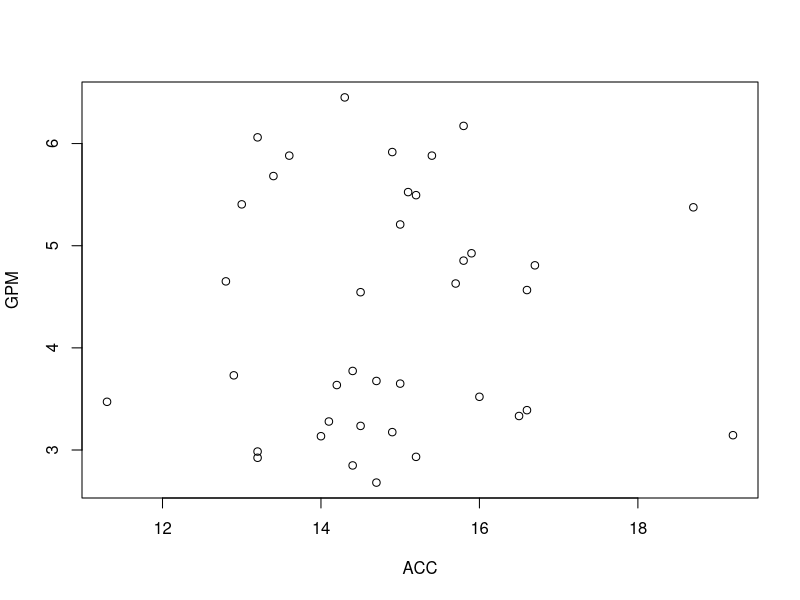
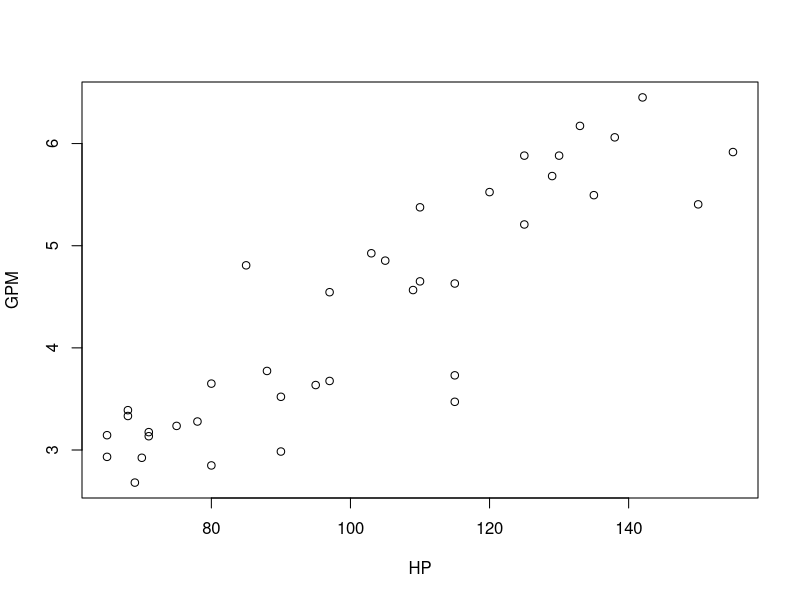
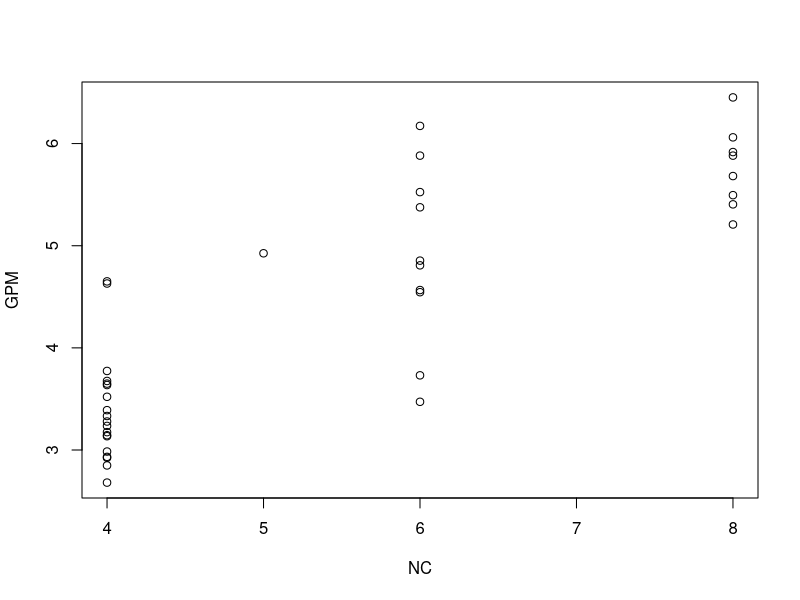
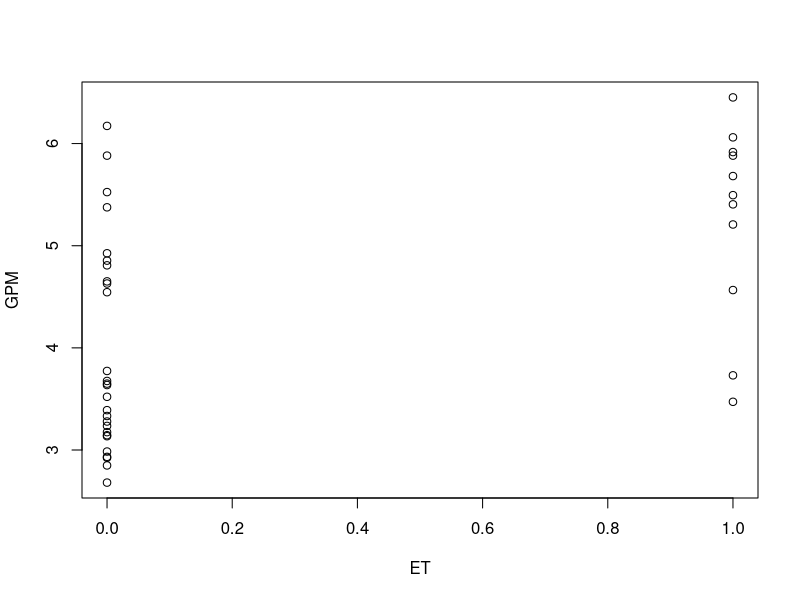
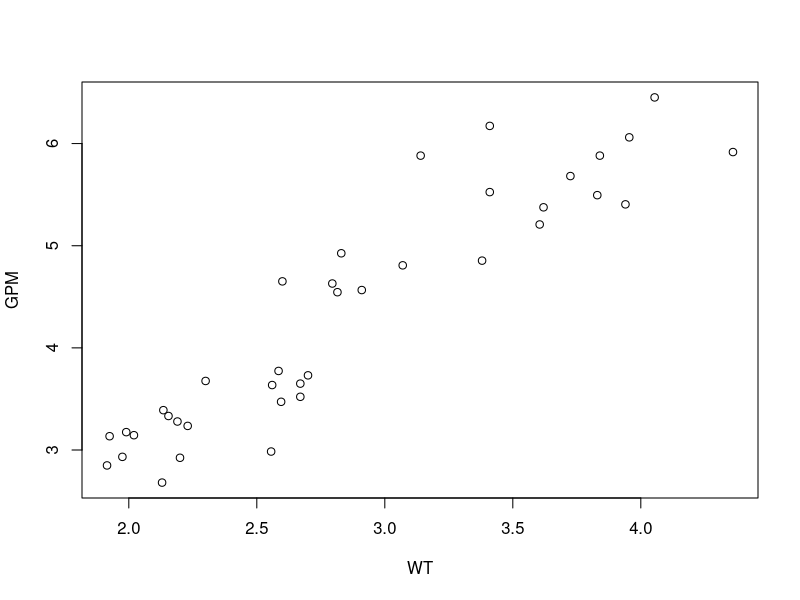
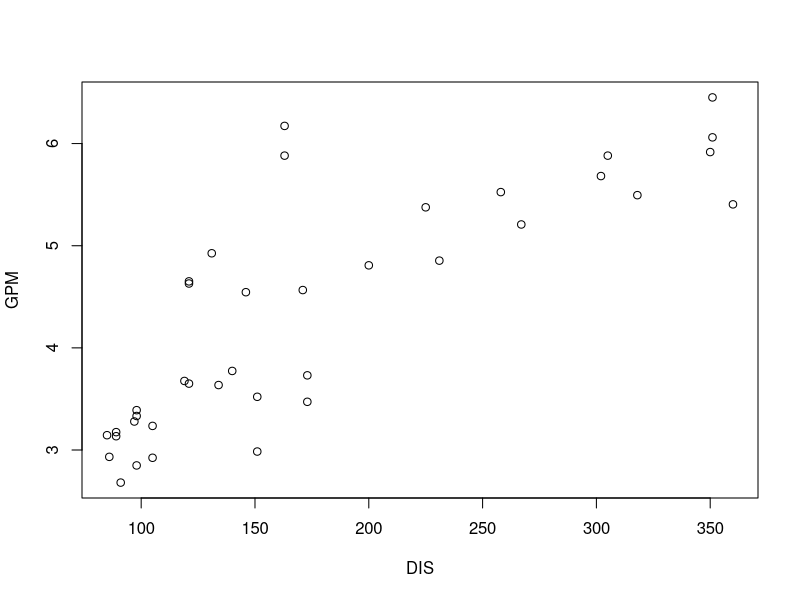
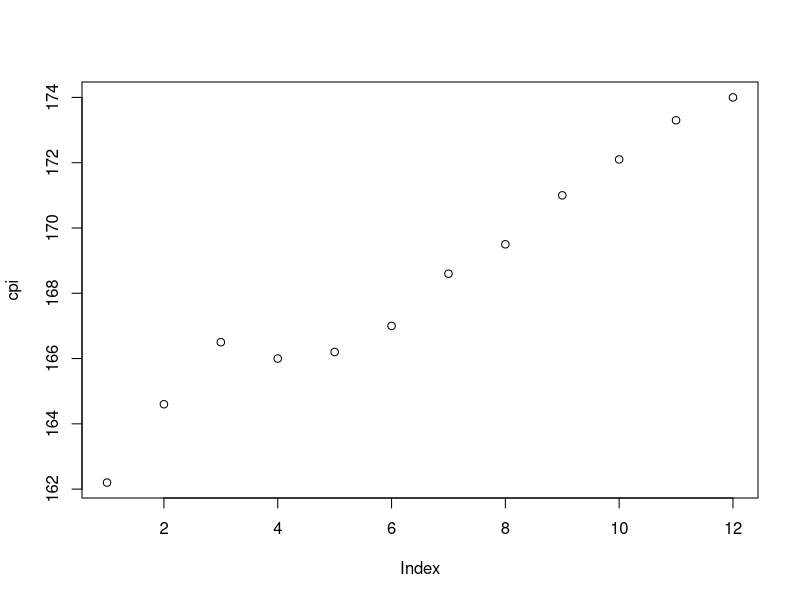
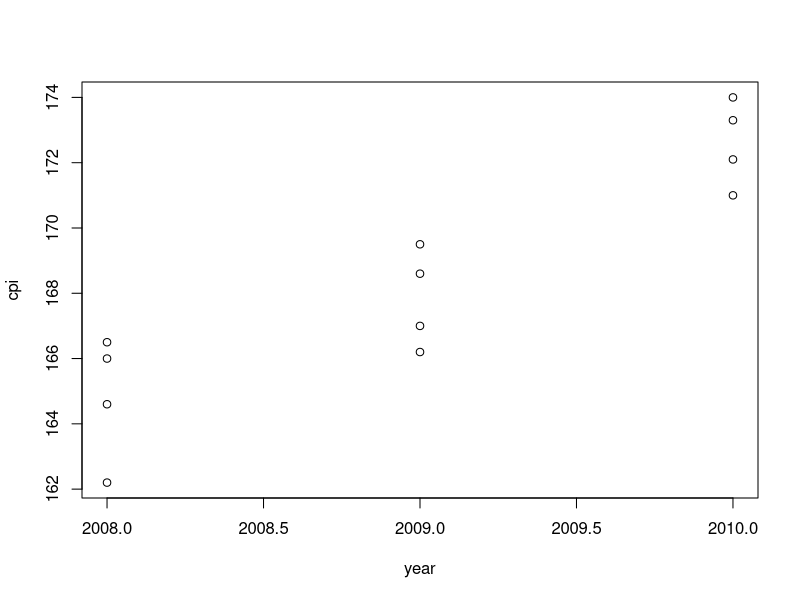

Source code (R) for these figures, in order:
getwd()
setwd('/home/gibran/development/R/regression')
fuelconsdata <- read.csv('FuelConsumption.csv')
fuelconsdata
str(fuelconsdata)

data1 <- fuelconsdata[-1]
head(data1)
model1 <- 'GPM~.'
model2 <- 'GPM~WT+DIS+NC+HP+ACC+ET'
model3 <- 'GPM~NC+HP'
model4 <- 'GPM~HP+DIS+WT'
model3 <- 'GPM~WT+HP'
lm1 <- lm(model1, data=data1)
lm2 <- lm(model2, data=data1)
lm3 <- lm(model3, data=data1)
lm4 <- lm(model4, data=data1)
lm1
lm2
str(lm1)
class(lm1)
summary(lm1)
summary(lm3)
summary(lm4)
#ACC vs HP
plot(GPM~ACC, data=data1)
plot(GPM~HP, data=data1)
plot(GPM~NC, data=data1)
plot(GPM~ET, data=data1)
plot(GPM~WT, data=data1)
plot(GPM~DIS, data=data1)

cor(data1)


year <- rep(2008:2010, each=4)
quarter <- rep(1:4, 3)
cpi <- c(162.2, 164.6, 166.5, 166.0, 166.2, 167.0, 168.6, 169.5, 171.0, 172.1, 173.3, 174.0 )
length(cpi)
mean(cpi)
year 
quarter

plot(cpi)
plot(cpi~year)
plot(cpi~quarter)

plot(cpi, xaxt='n', ylab='CPI', xlab='')
axis(1, label=paste(year, quarter, sep='Q'),at=1:12,las=3)
cor(cpi,year)
cor(cpi, quarter)

lm01 <- lm(cpi~year+quarter)
summary(lm01)
lm02 <- lm(cpi~year)
summary(lm02)
lm03 <- lm(cpi~quarter)
summary(lm03)

modcpi <- lm01$coefficients[2]*year + lm01$coefficients[3]*quarter + lm01$coefficients[1]
modcpi
cpi - modcpi


install.packages('scatterplot3d')
library(scatterplot3d)
graph2 <- scatterplot3d(year, quarter, cpi, highlight.3d = T, type = "h", xlab = "year", ylab = "quarter", zlab = "cpi")
graph2$plane3d(lm01)

data2011 <- data.frame(year=2011, quarter=1:4)
data2011 
cpi2011 = predict(lm01, newdata = data2011)
cpi2011

style <- c(rep(1,12),rep(2,4))
style

plot(c(cpi, cpi2011), xaxt='n', ylab='CPI', xlab='', col=style, pch=style)
axis(1, label=c(paste(year, quarter, sep='Q'),paste(data2011$year, data2011$quarter, sep='Q')), at=1:16,las=3)
